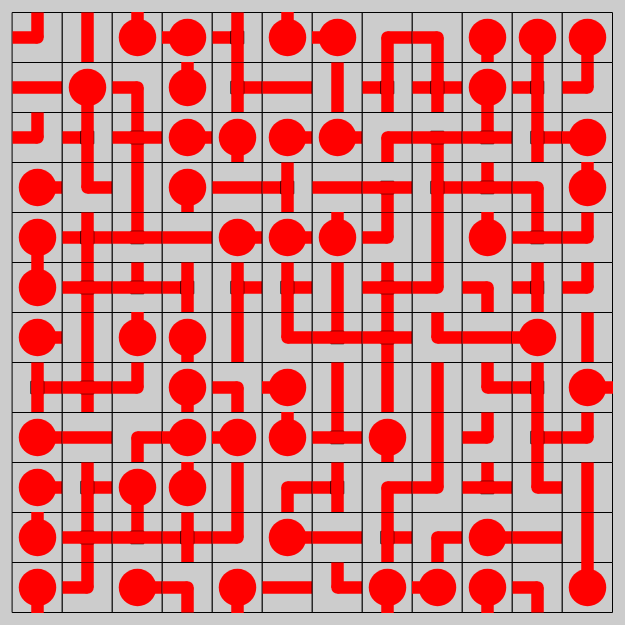
Frame 1 (no input)
Frame 60 (no input): identical to frame 1, image omitted
Frame 120 (the mouse pressed at the canvas centre since frame 60): identical to frame 1, image omitted

The p5.js sketch that drew this single still picture (run headless with seeded random() and noise() and a simulated clock; from frame 60 on, the mouse is pressed at the canvas centre):

// p5.js sketch
// ── sketch.js
let gameState = "game";
let col = 12;
let row = 12;
let pipes = [];
let scale = 50
p5.disableFriendlyErrors = true;

function setup() {
  createCanvas(col * scale + ((4 * scale) / 8), row * scale + ((4 * scale) / 8));
  //  makeField(); // For DTM
  makePath(randomPathGen());
  makeRandom();
  describe(
    'A Pipe puzzle game, generated using prim\'s algorithm.'
  );
}

function draw() {
  background(204);
  switch (gameState) {
    case "game":
      game();
    case "end":
      end();
  }
}

function game() {
  let correct = 0;
  for(let i = 0; i < pipes.length; i++) {
    for (let j = 0; j < pipes[i].length; j++) {
      pipes[i][j].display();
      if (pipes[i][j].isCorrect(i,j)) {
        correct += 1;
      }
    }
  }
  if (correct == (col * row)) {
    gameState = "end";
  }
}

function end() {
  for(let i = 0; i < pipes.length; i++) {
    for (let j = 0; j < pipes[i].length; j++) {
      pipes[i][j].display(i,j);
    }
  }
  textAlign(CENTER, CENTER);
    textFont('Verdana');
    if(gameState == "end") {
      fill(0);
      text("Your work isn't finished",(col * scale + ((4 * scale) / 8)) / 2, row / 2);
      noFill();
    }

}

function mouseClicked(){
  let boxX = int((mouseX - (scale * 2) / 8) / scale);
  let boxY = int((mouseY - (2 * scale) / 8) / scale);
  if (gameState == "game") {
    pipes[boxX][boxY].rotate();
  }
}

function makeField() {
  let col1 = [];
  let col2 = [];
  let col3 = [];
  let col4 = [];
  let col5 = [];
  let col6 = [];
  let col7 = [];
  let col8 = [];
  let col9 = [];
  let col10 = [];
  let col11 = [];
  let col12 = [];

  let Mizu = new EndPipe("Mizuki Akiyama", 1, 4);
  let Miko = new EndPipe("Miko Sakura", 1, 2);
  let House = new EndPipe("Gregory House", 1, 2);
  let Pew = new EndPipe("Felix Arvid Ulf Kjellberg", 1, 1);
  let Cud = new EndPipe("Lisa Cuddy", 1, 1);
  let Sui = new EndPipe("Suisei Hoshimachi", 1, 1);
  let Wil = new EndPipe("James Evan Wilson", 1, 4);
  let John = new EndPipe("John Hamish Watson", 1, 2);
  let Ena = new EndPipe("Ena Shinonome", 1, 2);
  let Till = new EndPipe("Till", 1, 1);
  let Mark = new EndPipe("Mark Edward Fischbach", 1, 4);
  let Sean = new EndPipe("Seán William McLoughlin", 1, 4);
  let Cole = new EndPipe("Cole Cassidy", 1, 4);
  let Baku = new EndPipe("Katsuki Bakugo", 1, 4);
  let Todo = new EndPipe("Shouto Todoroki", 1, 4);
  let Lock = new EndPipe("Sherlock Holmes", 1, 4);
  let Ilya = new EndPipe("Ilya Rozanov", 1, 1);
  let Crow = new EndPipe("Crowley", 1, 3);
  let Az = new EndPipe("Aziraphael", 1, 1);
  let Gabe = new EndPipe("Gabriel Reyes", 1, 4);
  let Klav = new EndPipe("Klavier Gavin", 1, 4);
  let Apollo = new EndPipe("Apollo Justice", 1, 2);
  let Cas = new EndPipe("Castiel", 1, 4);
  let Jack = new EndPipe("Jack Morrison", 1, 1);
  let Ivan = new EndPipe("Ivan", 1, 3);
  let Dean = new EndPipe("Dean Winchester", 1, 2);
  let Deku = new EndPipe("Izuku Midoriya", 1, 4);
  let Shane = new EndPipe("Shane Hollander", 1, 1);

  col1.push(new MidPipe(1,1,2));
  col1.push(new MidPipe(3,1,1));
  col1.push(new MidPipe(2,1,1));
  col1.push(new MidPipe(1,1,1));
  col1.push(new MidPipe(1,1,2));
  col1.push(new MidPipe(2,1,1));
  col1.push(new MidPipe(2,1,1));
  col1.push(new MidPipe(2,1,1));
  col1.push(new MidPipe(2,1,1));
  col1.push(new MidPipe(2,1,1));
  col1.push(new MidPipe(3,1,1));
  col1.push(Pew);

  col2.push(new MidPipe(2,1,2));
  col2.push(new MidPipe(2,1,2));
  col2.push(new MidPipe(1,1,2));
  col2.push(new MidPipe(4,1,2));
  col2.push(new MidPipe(4,1,2));
  col2.push(new MidPipe(1,1,1));
  col2.push(new MidPipe(1,1,2));
  col2.push(new MidPipe(2,1,1));
  col2.push(new MidPipe(1,1,1));
  col2.push(Crow);
  col2.push(new MidPipe(4,1,2));
  col2.push(Az);

  col3.push(new MidPipe(2,1,2));
  col3.push(new MidPipe(2,1,2));
  col3.push(new MidPipe(2,1,2));
  col3.push(new MidPipe(2,1,2));
  col3.push(new MidPipe(2,1,2));
  col3.push(new MidPipe(2,1,2));
  col3.push(new MidPipe(2,1,2));
  col3.push(House);
  col3.push(new MidPipe(2,1,2));
  col3.push(new MidPipe(1,1,2));
  col3.push(new MidPipe(4,1,2));
  col3.push(new MidPipe(1,1,1));

  col4.push(new MidPipe(2,1,2));
  col4.push(new MidPipe(2,1,2));
  col4.push(Lock);
  col4.push(new MidPipe(2,1,2));
  col4.push(Sean);
  col4.push(new MidPipe(2,1,2));
  col4.push(new MidPipe(2,1,2));
  col4.push(new MidPipe(2,1,2));
  col4.push(new MidPipe(2,1,2));
  col4.push(new MidPipe(2,1,2));
  col4.push(Mark);
  col4.push(Klav);

  col5.push(Baku);
  col5.push(new MidPipe(2,1,2));
  col5.push(new MidPipe(1,1,2));
  col5.push(new MidPipe(4,1,2));
  col5.push(Till);
  col5.push(new MidPipe(2,1,2));
  col5.push(new MidPipe(2,1,2));
  col5.push(new MidPipe(3,1,2));
  col5.push(new MidPipe(4,1,2));
  col5.push(new MidPipe(4,1,2));
  col5.push(Cud);
  col5.push(Apollo);

  col6.push(new MidPipe(1,1,2));
  col6.push(new MidPipe(1,1,4));
  col6.push(new MidPipe(2,1,2));
  col6.push(Todo);
  col6.push(John);
  col6.push(new MidPipe(2,1,2));
  col6.push(new MidPipe(2,1,2));
  col6.push(Wil);
  col6.push(new MidPipe(2,1,2));
  col6.push(new MidPipe(1,1,3));
  col6.push(new MidPipe(2,1,1));
  col6.push(new MidPipe(1,1,4));

  col7.push(Deku);
  col7.push(Ena);
  col7.push(new MidPipe(1,1,3));
  col7.push(new MidPipe(1,1,1));
  col7.push(new MidPipe(1,1,3));
  col7.push(new MidPipe(1,1,4));
  col7.push(new MidPipe(2,1,2));
  col7.push(new MidPipe(1,1,2));
  col7.push(new MidPipe(4,1,2));
  col7.push(new MidPipe(2,1,1));
  col7.push(new MidPipe(2,1,1));
  col7.push(Ilya);

  col8.push(new MidPipe(1,1,2));
  col8.push(new MidPipe(4,1,3));
  col8.push(new MidPipe(3,1,1));
  col8.push(new MidPipe(4,1,3));
  col8.push(new MidPipe(2,1,1));
  col8.push(Jack);
  col8.push(Cas);
  col8.push(new MidPipe(2,1,2));
  col8.push(new MidPipe(2,1,2));
  col8.push(new MidPipe(1,1,2));
  col8.push(new MidPipe(2,1,1));
  col8.push(new MidPipe(1,1,1));

  col9.push(new MidPipe(2,1,2));
  col9.push(new MidPipe(2,1,2));
  col9.push(Gabe);
  col9.push(new MidPipe(1,1,3));
  col9.push(new MidPipe(2,1,1));
  col9.push(new MidPipe(1,1,1));
  col9.push(Miko);
  col9.push(new MidPipe(2,1,2));
  col9.push(new MidPipe(2,1,2));
  col9.push(new MidPipe(2,1,2));
  col9.push(Dean);
  col9.push(new MidPipe(2,1,2));

  col10.push(new MidPipe(2,1,2));
  col10.push(new MidPipe(1,1,3));
  col10.push(new MidPipe(2,1,1));
  col10.push(new MidPipe(2,1,1));
  col10.push(new MidPipe(1,1,1));
  col10.push(new MidPipe(2,1,2));
  col10.push(new MidPipe(2,1,2));
  col10.push(new MidPipe(2,1,2));
  col10.push(new MidPipe(1,1,3));
  col10.push(new MidPipe(4,1,2));
  col10.push(new MidPipe(1,1,4));
  col10.push(new MidPipe(2,1,2));

  col11.push(new MidPipe(2,1,2));
  col11.push(new MidPipe(1,1,2));
  col11.push(new MidPipe(2,1,1));
  col11.push(new MidPipe(2,1,1));
  col11.push(new MidPipe(1,1,4));
  col11.push(new MidPipe(2,1,2));
  col11.push(new MidPipe(2,1,2));
  col11.push(new MidPipe(1,1,3));
  col11.push(Shane);
  col11.push(new MidPipe(1,1,3));
  col11.push(Sui);
  col11.push(new MidPipe(2,1,2));

  col12.push(Cole);
  col12.push(Mizu);
  col12.push(Ivan);
  col12.push(new MidPipe(2,1,1));
  col12.push(new MidPipe(2,1,1));
  col12.push(new MidPipe(1,1,4));
  col12.push(new MidPipe(1,1,3));
  col12.push(new MidPipe(2,1,1));
  col12.push(new MidPipe(2,1,1));
  col12.push(new MidPipe(2,1,1));
  col12.push(new MidPipe(2,1,1));
  col12.push(new MidPipe(1,1,4));

  pipes.push(col1, col2, col3, col4, col5, col6, col7, col8, col9, col10, col11, col12);
}

function makeRandom() {
  for(let i = 0; i < pipes.length; i++) {
    for(let j = 0; j < pipes[i].length; j++) {
      pipes[i][j].dir = int(random(1,5));
    }
  }
}

function randomPathGen() {
  // Cols is the set of columns that will be populated by the path vectors.
  let cols = [];
  for(let i = 0; i < col; i++) {
    let column = [];
    // Initalize all unvisited nodes to -1, so we know we haven't visited them yet.
    for(let j = 0; j < row; j++) {
      column.push([-1,-1,-1,-1]);
    }
    cols.push(column);
  }

  // this first wall is the starting point of the maze. Not necessarily an endpoint.
  let wall = [int(random(col)),int(random(row))];
  // Walls will store all currently open ended walls that aren't on the edge.
  let walls = [];
  // counter variable
  let z = 1;
  do {
    // mark all visited nodes as visited.
    for(let i = 0; i < 4; i++) {
      if(cols[wall[0]][wall[1]][i] == -1) {
        cols[wall[0]][wall[1]][i] = 0;
      }
    }
    // Add all unvisited directions of the chosen wall to walls.
    for (let i = 0; i < 4; i++) {
      let j = round(cos(i * PI/2 - PI));
      let k = round(cos(i * PI/2 - PI/2));
      if (wall[0] + j >= 0 && wall[1] + k >= 0
        && wall[0] + j < col && wall[1] + k < row
        && cols[wall[0] + j][wall[1] + k][0] == -1) {
          walls.push([wall,i]);

        }
    }
    // Random wall out of all the walls with unvisited neighbors.
    let rt = random(walls.length);
    let rand = int(rt);
    let wall1 = walls[rand][0];

    // the first unchosen neighbor to that wall
    let dir = walls[rand][1];
    let wall2 = [walls[rand][0][0] + round(cos(dir * PI/2 - PI)),
      walls[rand][0][1] + round(cos(dir * PI/2 - PI/2))];

    // Verifies that the wall is unvisited
    if(cols[wall2[0]][wall2[1]][0] == -1) {
      // makes the link between the neighbor and the wall
      cols[wall1[0]][wall1[1]][dir] = z;
      cols[wall2[0]][wall2[1]][(dir + 2) % 4] = z;
      // makes the old neighbor the new wall.
      wall = wall2;

    }
    // removes the old neighbor from list of potential targets.
    walls.splice(rand,1);
    z+=1;
  } while(walls.length != 0);
  return cols;
}

function makePath(ar) {
  console.log(ar)
  for(let i = 0; i < col; i++) {
    let column = [];
    for (let j = 0; j < row; j++) {
      let dir = 0;
      pipe = ar[i][j];
      for (let k = 0; k < 4; k++) {
        if (pipe[k] != 0) {
            // The +4 is to create a situation where an addition of 2 numbers couldnt
            // be confused for 1 number (i.e having 1 and 2 is not to be confused with 3.)
            dir += k + 5;
        }
      }
      console.log(dir);
      console.log("pipe: " + pipe);
      switch(dir) {
        // End nodes
        case 5:
        case 6:
        case 7:
        case 8:
          column.push(new EndPipe("", 1, abs((dir - 9))));
          break;
        // Column
        case 11:
        case 13:
        case 15:
          // Since dir 1 + 4 is the same as 2 + 3 I've added a swap mechanic to seperate them.
          let swap = (pipe[1] + pipe[2] != 0) ? 0 : 2;
          column.push(new MidPipe(1, 1, (abs(((dir - 9)/2) - 4) + swap)));
          break;
        case 12:
        case 14:
          column.push(new MidPipe(2,1, ((dir - 10) / 2) + 1));
          break;
        case 18:
        case 19:
        case 20:
        case 21:
          column.push(new MidPipe(3, 1, (dir-17)%4 + 1));
          break;
        case 26:
          column.push(new MidPipe(4,1, 4));
          break;
      }
    }
    pipes.push(column);
  }
}
// ── pipe.js
class Pipe {
  constructor(dir, cdir) {
    this.dir = int(dir);
    this.cdir = int(cdir);
  }

  rotate() {
    if (this.dir == 4) {
      this.dir = 0;
    }
    this.dir += 1;
  }

  isCorrect() {
    return this.cdir == this.dir;
  }
}

class EndPipe extends Pipe{
  constructor(name, dir, cdir) {
    super(dir, cdir);
    this.name = name.split(" ");
    this.longest = this.name[0].length;
    for (let i = 0; i < this.name.length; i++) {
      if (this.longest < this.name[i].length) {
        this.longest = this.name[i].length;
      }
    }
  }

  display(x,y) {
    rectMode(CENTER)
    let posX = (x * scale)  + (scale * 6) / 8;
    let posY = (y * scale)  + (scale * 6) / 8;
    fill(204);
    stroke(0);
    square(posX, posY, scale);
    noStroke();
    fill(255, 0, 0);
    circle(posX, posY, scale * 3 / 4);
    if(this.dir == 1) {
      rect(posX, posY - scale * 11/32, scale / 4, scale / 3);
    } else if (this.dir == 2) {
      rect(posX + scale * 11/32, posY , scale / 3, scale / 4);
    } else if (this.dir == 3) {
      rect(posX, posY + scale * 11/32 , scale / 4, scale / 3);
    } else if (this.dir == 4) {
      rect(posX - scale * 11/32, posY, scale / 3, scale / 4);
    }
    noFill();
    textAlign(CENTER, CENTER);
    textFont('Verdana');
    fill(255);
    for (let i = 0; i < this.name.length; i++) {
      textSize(12 - (this.longest / 2));
      text(this.name[i], posX, posY - (scale * this.name.length * 1 / (15)) + (scale  * i  / (5)));
    }
    noFill();
  }
}

class MidPipe extends Pipe {
  constructor(sides, dir,cdir) {
    super(dir, cdir);
    this.sides = sides;
  }

  isCorrect() {
    if(this.sides == 2) {
      return (this.cdir % 2) == (this.dir % 2);
    } else if (this.sides == 4) {
      return true;
    } else {
      return int(this.cdir) == int(this.dir);
    }
  }

  display(x,y) {
    rectMode(CENTER)
    let posX = (x * scale)  + (scale * 6) / 8;
    let posY = (y * scale)  + (scale * 6) / 8;
    fill(204);
    stroke(0);
    square(posX, posY, scale);
    noStroke();
    fill(255, 0, 0);
    if(this.dir == 1) {
      if(this.sides == 3) {
        rect(posX + scale / 4, posY , scale/2, scale / 4);
      } else if(this.sides == 4) {
        rect(posX, posY , scale, scale / 4);
      }
      if (this.sides != 1) {
        if (this.sides != 2) {
          stroke(0);
          square(posX,posY, scale/4);
          noStroke();
        }
        rect(posX, posY , scale / 4, scale);
      } else {
        rect(posX + scale / 4, posY , scale / 2, scale / 4);
        rect(posX, posY - scale / 4, scale / 4, scale / 2);
        circle(posX,posY, scale/4)
      }

    } else if (this.dir == 2) {
      if(this.sides == 3) {
        rect(posX, posY + scale / 4, scale/4, scale / 2);
      } else if(this.sides == 4) {
      rect(posX, posY, scale / 4, scale);
      }

      if (this.sides != 1) {
        if (this.sides != 2) {
          stroke(0);
          square(posX,posY, scale/4);
          noStroke();
        }
        rect(posX, posY , scale, scale / 4);
      } else {
        rect(posX + scale / 4, posY , scale / 2, scale / 4);
        rect(posX, posY + scale / 4, scale / 4, scale / 2);
        circle(posX,posY, scale/4)
      }

    } else if (this.dir == 3) {
      if(this.sides == 3) {
        rect(posX - scale / 4, posY , scale/2, scale / 4);
      } else if(this.sides == 4) {
        rect(posX, posY , scale, scale / 4);
      }

      if (this.sides != 1) {
        if (this.sides != 2) {
          stroke(0);
          square(posX,posY, scale/4);
          noStroke();
        }
        rect(posX, posY , scale / 4, scale);
      } else {
        rect(posX - scale / 4, posY , scale / 2, scale / 4);
        rect(posX, posY + scale / 4, scale / 4, scale / 2);
        circle(posX,posY, scale/4)
      }

    } else if (this.dir == 4) {
      if(this.sides == 3) {
        rect(posX, posY - scale / 4, scale/4, scale / 2);
      } else if(this.sides == 4) {
      rect(posX, posY, scale / 4, scale);
      }
      if (this.sides != 1) {
        if (this.sides != 2) {
          stroke(0);
          square(posX,posY, scale/4);
          noStroke();
        }
        rect(posX, posY , scale, scale / 4);
      } else {
        rect(posX - scale / 4, posY , scale / 2, scale / 4);
        rect(posX, posY - scale / 4, scale / 4, scale / 2);
        circle(posX,posY, scale/4)
      }
    }
    noFill();
    noStroke();
  }
}
